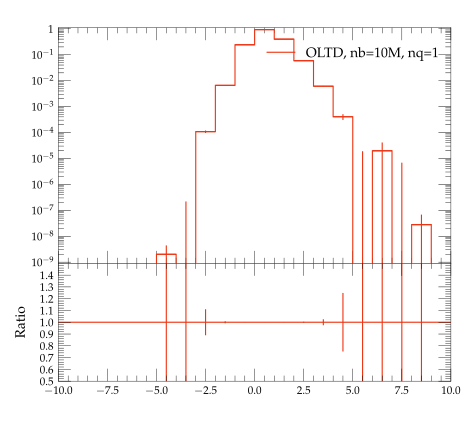

This figure's Python source:
#! /usr/bin/env python

# This Python script was auto-generated using YODA v2.0.0.
# Analysis object: /evtb/inc_b_y
# Timestamp: 13-04-2024 (01:44:13)

import matplotlib as mpl
import matplotlib.pyplot as plt
mpl.use('Agg') # comment out for interactive use
import os
import numpy as np

plotDir = os.path.split(os.path.realpath(__file__))[0]
if 'YODA_USER_PLOT_PATH' in globals():
    plot_outdir = globals()['YODA_USER_PLOT_PATH']
else:
    plot_outdir = plotDir

#plot style
plt.style.use(os.path.join(plotDir, '../default.mplstyle'))
# plot metadata
figW, figH = plt.rcParams['figure.figsize']
ax_xLabel = r''
ax_yLabel = r''
ax_title  = r''
ax_xScale = 'linear'
ax_yScale = 'log'
xLims = (-10.0, 10.0)
yLims = (9.000000000000001e-10, 1.1)

# TeX-friendly labels for the legend
labels = [ r"OLTD, nb=10M, nq=1" ]

# Create figure and axis objects
fig, (ax, ratio0_ax) = plt.subplots(2, 1, sharex=True,
                  figsize=(figW,figH), gridspec_kw={'height_ratios': (2, 1)})
ratio0_ax.yaxis.set_major_locator(mpl.ticker.MultipleLocator(0.1))
ratio0_ax.set_ylim(0.5, 1.4999)
ratio0_ax.set_ylabel('Ratio')

# LineColor map: curve index -> color
linecolors = {0: '#EE3311'}
# the numerical data is stored in a separate file
dataf = dict()
prefix = os.path.split(__file__)[0]
if prefix:    prefix = prefix + '/'
exec(open(prefix+'inc_b_y__data.py').read(), dataf)


legend_handles = [] # keep track of handles for the legend

# style options for curves
# starts at zorder>=5 to draw curve on top of legend
styles = {
  'curve0': {
    'color' : linecolors[0],
    'linestyle' : '-',
    'marker' : 'o',
    'zorder' : 5,
    'histstyle' : True,
  },
}
# curve from input yoda files in main panel
for label in dataf['yvals'].keys():
    if all(np.isnan(v) for v in dataf['yvals'][label]):
        continue
    tmp = None
    if styles[label]['histstyle']: # draw as histogram
        tmp, = ax.plot(dataf['xedges'], dataf['yedges'][label],
                       color=styles[label]['color'],
                       linestyle=styles[label]['linestyle'],
                       drawstyle='steps-pre', solid_joinstyle='miter',
                       zorder=styles[label]['zorder'], label=label)
        ax.errorbar(dataf['xpoints'], dataf['yvals'][label], color=styles[label]['color'],
                    xerr=dataf['xerrs'], yerr=[dataf['ydowns'][label], dataf['yups'][label]],
                    linestyle='none', zorder=styles[label]['zorder'])
    else: # draw as scatter
        tmp = ax.errorbar(dataf['xpoints'], dataf['yvals'][label],
                          xerr=dataf['xerrs'],
                          yerr=[ dataf['ydowns'][label],
                          dataf['yups'][label] ],
                          fmt=styles[label]['marker'],
                          ecolor=styles[label]['color'],
                          color=styles[label]['color'], zorder=2)
        tmp[-1][0].set_linestyle(styles[label]['linestyle'])
    legend_handles += [tmp]
    for varLabel in dataf['variation_yvals'].keys():
        if varLabel.startswith(label):
            tmp, = ax.plot(dataf['xedges'], dataf['variation_yvals'][varLabel],
                           color=styles[label]['color'],
                           linestyle=styles[label]['linestyle'],
                           drawstyle='steps-pre', solid_joinstyle='miter',
                           zorder=styles[label]['zorder'], alpha=0.5)


# plots on ratio panel
# curve from input yoda files in ratio panel
for label, yvals in dataf['ratio0_yvals'].items():
    if all(np.isnan(v) for v in yvals):
        continue
    if styles[label]['histstyle']: # plot as histogram
        ratio0_ax.plot(dataf['xedges'], yvals,
                       color=styles[label]['color'],
                       linestyle=styles[label]['linestyle'],
                       drawstyle='steps-pre', zorder=1,
                       solid_joinstyle='miter')
        ratio0_ax.vlines(dataf['xpoints'],
                         dataf['ratio0_ymin'][label],
                         dataf['ratio0_ymax'][label],
                         color=styles[label]['color'], zorder=1)
    else: # plot as scatter
        tmp = ratio0_ax.errorbar(dataf['xpoints'],
                                 yvals, xerr=dataf['xerrs'],
                                 yerr=dataf['ratio0_yerrs'][label],
                                 fmt=styles[label]['marker'],
                                 ecolor=styles[label]['color'],
                                 color=styles[label]['color'])
        tmp[-1][0].set_linestyle(styles[label]['linestyle'])

    for varlabel in dataf['ratio0_variation_vals'].keys():
        if varlabel.startswith(label):
            ratio0_ax.plot(dataf['xedges'],
                            dataf['ratio0_variation_vals'][varlabel],
                            color=styles[label]['color'],
                            linestyle=styles[label]['linestyle'],
                            drawstyle='steps-pre', solid_joinstyle='miter',
                            zorder=1, alpha=0.5)

legend_pos = (0.5, 0.97)
ax.legend(legend_handles, labels, loc='upper left', bbox_to_anchor=legend_pos)

# set plot metadata as defined above
ratio0_ax.set_xlabel(ax_xLabel)
ratio0_ax.xaxis.set_label_coords(1., -.15)
ax.set_ylabel(ax_yLabel, loc='top')
ax.set_title(ax_title, loc='left')
ax.set_xscale(ax_xScale)
ax.set_yscale(ax_yScale)
ax.set_xlim(xLims)
ax.set_ylim(yLims)

# tick formatting
plt.rcParams['xtick.top'] = True
plt.rcParams['ytick.right'] = True
ax.yaxis.set_major_locator(mpl.ticker.LogLocator(base=10.0, numticks=np.inf))
ax.yaxis.set_minor_locator(mpl.ticker.LogLocator(
                           base=10.0, subs=np.arange(0.1, 1, 0.1), numticks=np.inf))
fig.align_ylabels((ax, ratio0_ax))
plt.savefig(os.path.join(plot_outdir, 'inc_b_y.pdf'), format='PDF')
plt.savefig(os.path.join(plot_outdir, 'inc_b_y.png'), format='PNG')

plt.close(fig)
